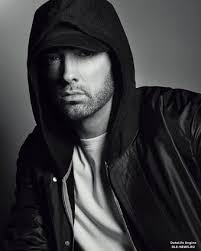
#> input picture Day6/eminem.jpg, 201 x 251 px
$ python image_processing.py
#> lines starting #> are read from the running program, lines starting #| are printed output that depends on the picture
import cv2
img = cv2.imread('eminem.jpg',0) # 0 means black and white, 1 means colorful, -1 means colorful with transperancy
#> img: shape (251, 201); min 0, max 255, mean 57.5

print(type(img))
#| <class 'numpy.ndarray'>
print(img)
#> (printed output is left out)
height = img.shape[0]
#> height = 251
width = img.shape[1]
#> width = 201
print('Height:', height)
#| Height: 251
print('Width:', width)
#| Width: 201

resized_height = height//2
#> resized_height = 125
resized_width = width//2
#> resized_width = 100

resized_images = cv2.resize(img,(resized_width,resized_height))
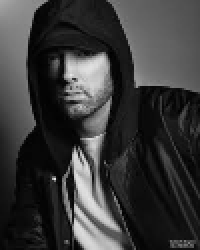
#> resized_images: shape (125, 100) (shown 2 times larger); min 0, max 228, mean 57.4

cv2.imwrite('mashal eminem.jpg', resized_images)

cv2.imshow('Marshal Mathers', img)
cv2.waitKey(0)
cv2.destroyAllWindows()
# print(img.shape)

$ run again, with Day6/Lighthouse.jpg copied over Day6/eminem.jpg
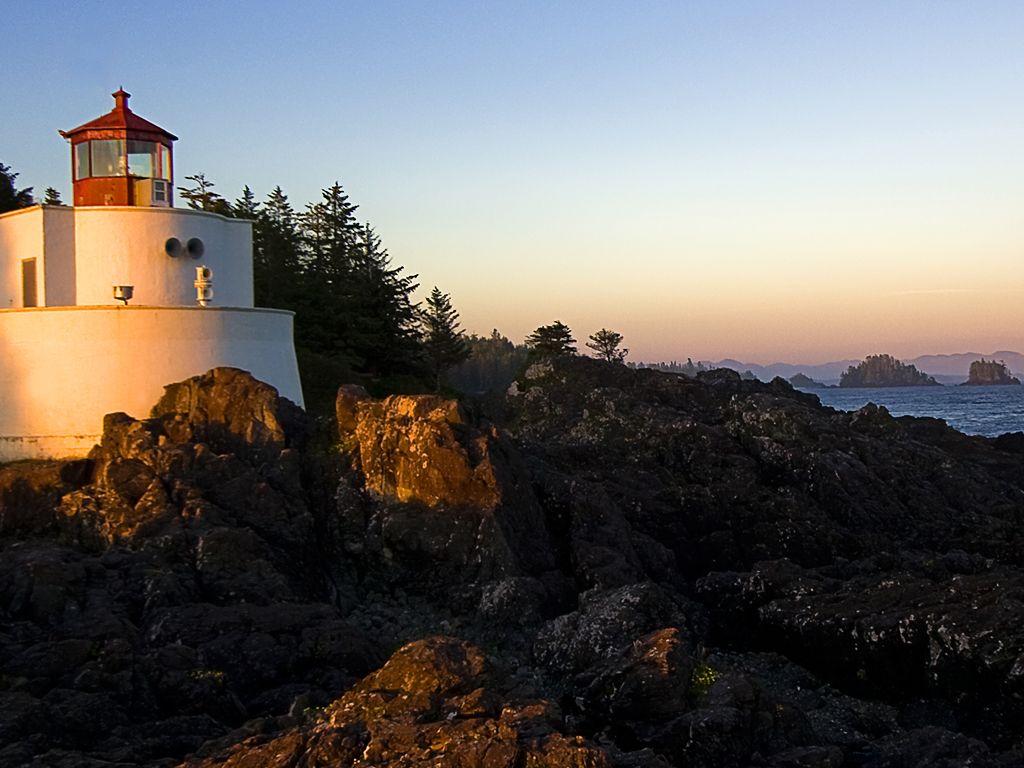
#> input picture Day6/Lighthouse.jpg, 1024 x 768 px
#> `img = cv2.imread('eminem.jpg',0)`:
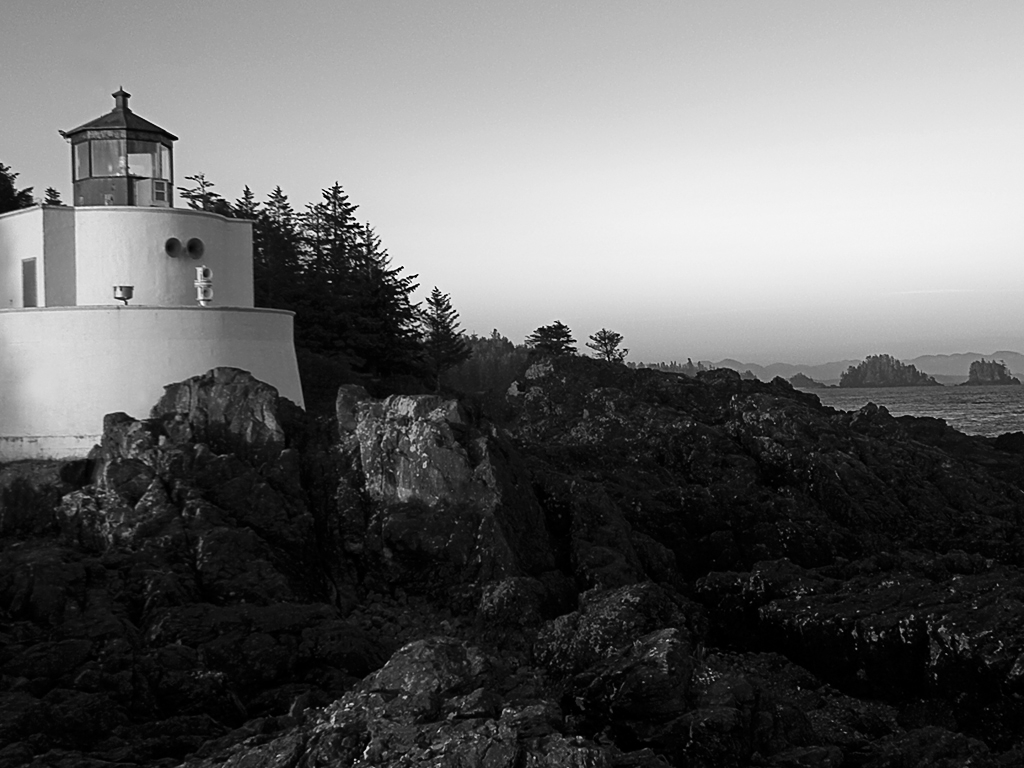
#> img: shape (768, 1024); min 0, max 255, mean 101.6
#| <class 'numpy.ndarray'>
#> (printed output is left out)
#| Height: 768
#| Width: 1024

$ run again, with Day6/galaxy.jpg copied over Day6/eminem.jpg
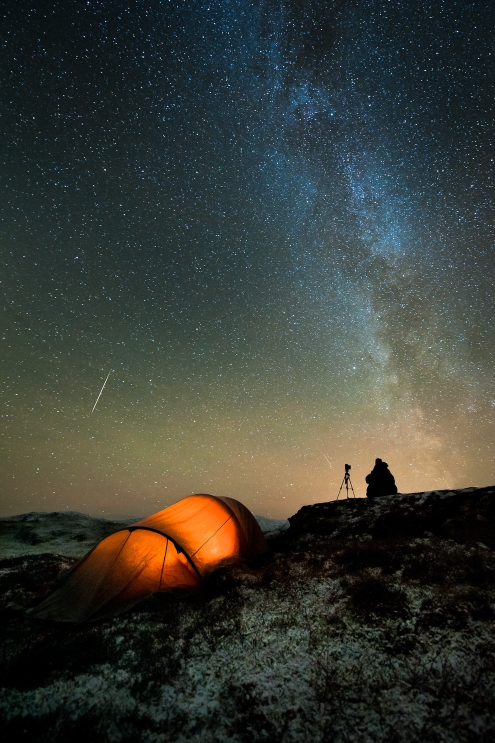
#> input picture Day6/galaxy.jpg, 990 x 1485 px (shown at 1/2 size)
#> `img = cv2.imread('eminem.jpg',0)`:
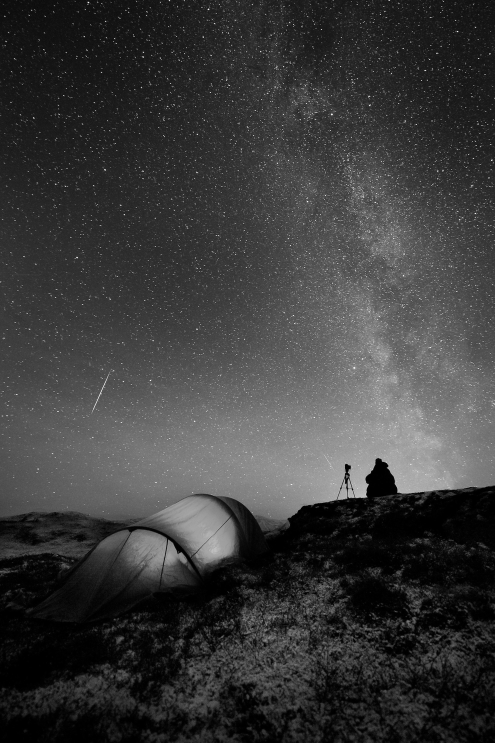
#> img: shape (1485, 990) (shown at 1/2 size); min 0, max 255, mean 58.4
#| <class 'numpy.ndarray'>
#> (printed output is left out)
#| Height: 1485
#| Width: 990
#> `resized_images = cv2.resize(img,(resized_width,resized_height))`:
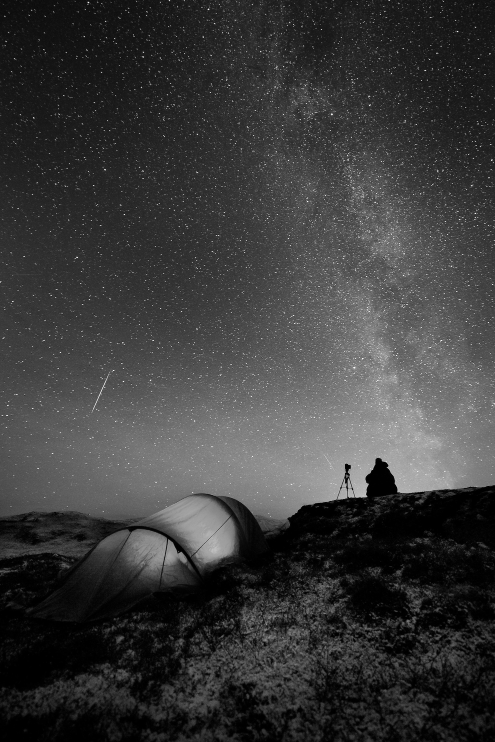
#> resized_images: shape (742, 495); min 0, max 252, mean 58.3
